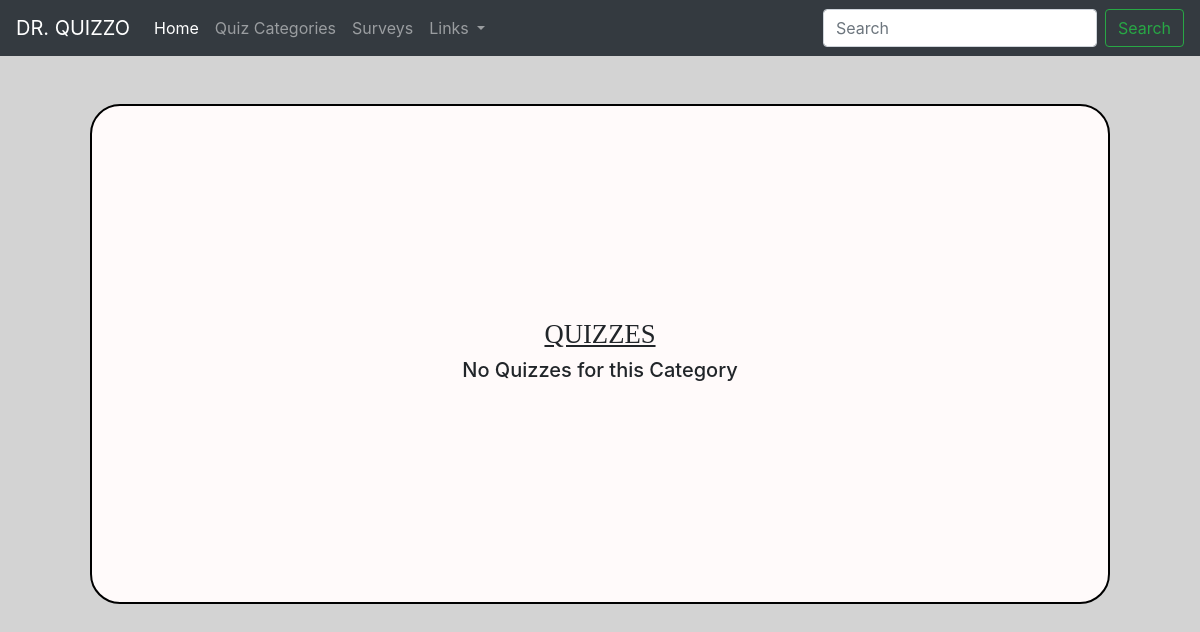
The app's page /quizzes/2, older data.
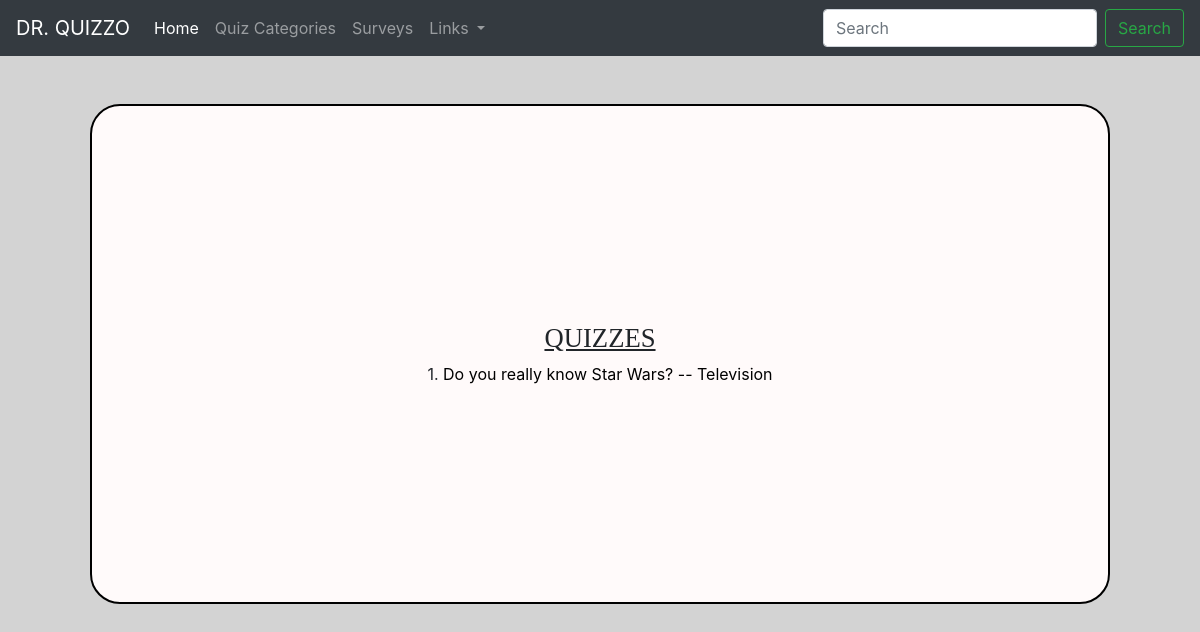
The same page, newer data.
### myweb/models.py (models this page shows, shortened)
class Quiz(models.Model):
	quizName = models.CharField(max_length=125)
	quizType = models.CharField(max_length=50)
	completed = models.BooleanField(default=False)
	category = models.IntegerField()

### myweb/views.py (the view)
# urls.py: path('quizzes/<id>', views.quizzes, name="quizzes"),
def quizzes(request, id):
	myname = 'Marcs Quizzes'
	quiz_info  = Quiz.objects.filter(category=id).order_by('quizName')
	return render(request, 'quizzes.html', {'quiz_info' : quiz_info})

### myweb/templates/quizzes.html
{% extends 'base.html' %}
{% block 'content' %}
	<div class="container">
		<div class="row">
			<div class="col-md-12">
				<h1 class="mainText">
					QUIZZES
				</h1>
				{% if quiz_info.count == 0 %}
					<h5>No Quizzes for this Category </h5>
				{% endif %}
				{% for Quiz in quiz_info %}
					{{ forloop.counter }}. <a class='Quizlistings' href='{% url 'quizview' Quiz.id %}'>{{ Quiz.quizName }} -- {{ Quiz.quizType }}</a> <br/>
				{% endfor %}
			</div>
		</div>
	</div>
{% endblock %}

Row changes from the older to the newer data that the page shows:
now on this page (row edited): Quiz: quizName "Do you really know Star Wars?", quizType "Television"
Text that changed along with them:
text no longer shown: "No Quizzes for this Category"
